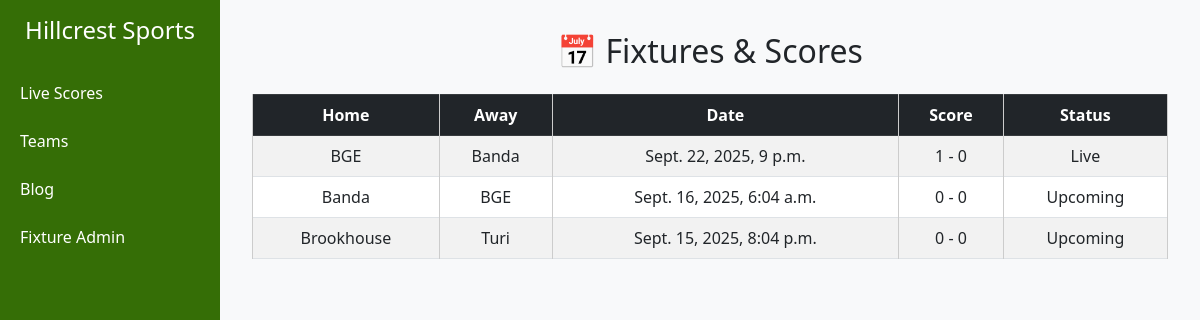
The app's page /, older data.
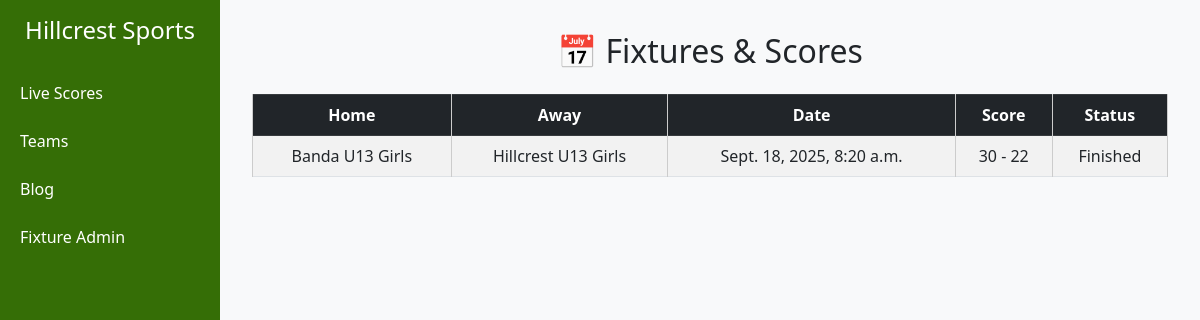
The same page, newer data.
### fixtureadmin/models.py (models this page shows, shortened)
class Fixture(models.Model):
    STATUS_CHOICES = [
        ('upcoming', 'Upcoming'),
        ('live', 'Live'),
        ('finished', 'Finished'),
    ]
    home_team = models.ForeignKey(Teams, on_delete=models.CASCADE, related_name="home_fixtures")
    away_team = models.ForeignKey(Teams, on_delete=models.CASCADE, related_name="away_fixtures")
    match_date = models.DateTimeField()
    home_score = models.IntegerField(default=0)
    away_score = models.IntegerField(default=0)
    status = models.CharField(max_length=10, choices=STATUS_CHOICES, default='upcoming')

### teams/models.py (models this page shows)
class Teams(models.Model):
    team_name = models.CharField(max_length=200, blank=True)
    sport = models.CharField(max_length=15, blank=True)
    coach = models.CharField(max_length=15, blank=True)
    email = models.EmailField(unique=False)
    added_on = models.DateTimeField(auto_now_add=True)
    def __str__(self):
        return self.team_name

### fixtureviewer/views.py (the view)
# urls.py: path('', views.dashboard, name='dashboard'),
def dashboard(request):
    fixtures = Fixture.objects.all().order_by('-match_date')
    return render(request, 'viewer/livescore.html', {'fixtures': fixtures})

### templates/viewer/livescore.html (shortened to what this page needs)
{% extends 'base/main.html' %}
{% block content %}
  <h2 class="mb-4">📅 Fixtures & Scores</h2>
<table class="table table-bordered table-striped">
 <thead class="table-dark">
  <tr>
    <th>Home</th>
    <th>Away</th>
    <th>Date</th>
    <th>Score</th>
    <th>Status</th>
  </tr>
  </thead>
  <tbody>
  {% for fixture in fixtures %}
  <tr>
    <td>{{ fixture.home_team }}</td>
    <td>{{ fixture.away_team }}</td>
    <td>{{ fixture.match_date }}</td>
    <td>{{ fixture.home_score }} - {{ fixture.away_score }}</td>
    <td>{{ fixture.get_status_display }}</td>
  </tr>
  {% empty %}
  <tr><td colspan="6">No fixtures available.</td></tr>
  {% endfor %}
  </tbody>
</table>
{% endblock %}

### templates/base/main.html (shortened to what this page needs)
{% load static %}
<!DOCTYPE html>
<html lang="en">
<head>
  <link href="https://cdn.jsdelivr.net/npm/bootstrap@5.3.0/dist/css/bootstrap.min.css" rel="stylesheet">
  <link rel="stylesheet" href="{% static 'css/style.css' %}">
</head>
<body>
  <div class="sidebar">
    <h4 class="text-white text-center mb-4"> Hillcrest Sports</h4>
    <a href="{% url 'dashboard' %}">Live Scores</a>
    <a href="{% url 'teams' %}">Teams</a>
    <a href="{% url 'latest-news' %}">Blog</a>
    <a href="{% url 'admin-login' %}">Fixture Admin</a>
  </div>
  <div class="main-content">
    {% block content %}{% endblock %}
  </div>
</body>
</html>

### static/css/style.css (style rules this page uses)
body { background-color: #f8f9fa; }
.sidebar { height: 100vh; background-color: #356e06; padding-top: 1rem; position: fixed; width: 220px; }
.sidebar a { color: #ffffff; display: block; padding: 0.75rem 1.25rem; text-decoration: none; }
.main-content { margin-left: 220px; padding: 2rem; }
h2 { text-align: center; }
table { width: 100%; border-collapse: collapse; margin-top: 20px; }
th, td { border: 1px solid #ccc; padding: 10px; text-align: center; }
th { background-color: #f4f4f4; }

Row changes from the older to the newer data that the page shows:
removed Fixture: home_team "BGE", away_team "Banda", match_date "Sept. 22, 2025, 9 p.m.", home_score "1", away_score "0", status "Live"
removed Fixture: home_team "Banda", away_team "BGE", match_date "Sept. 16, 2025, 6:04 a.m.", home_score "0", away_score "0", status "Upcoming"
removed Fixture: home_team "Brookhouse", away_team "Turi", match_date "Sept. 15, 2025, 8:04 p.m.", home_score "0", away_score "0", status "Upcoming"
added Fixture: home_team "Banda U13 Girls", away_team "Hillcrest U13 Girls", match_date "Sept. 18, 2025, 8:20 a.m.", home_score "30", away_score "22", status "Finished"
